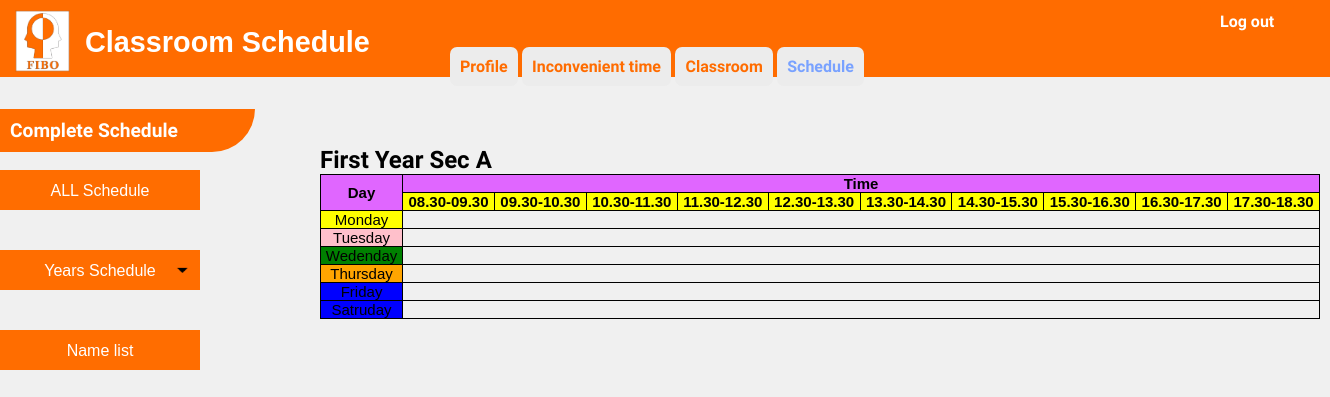
Page /user4-3.php on the earlier database version.
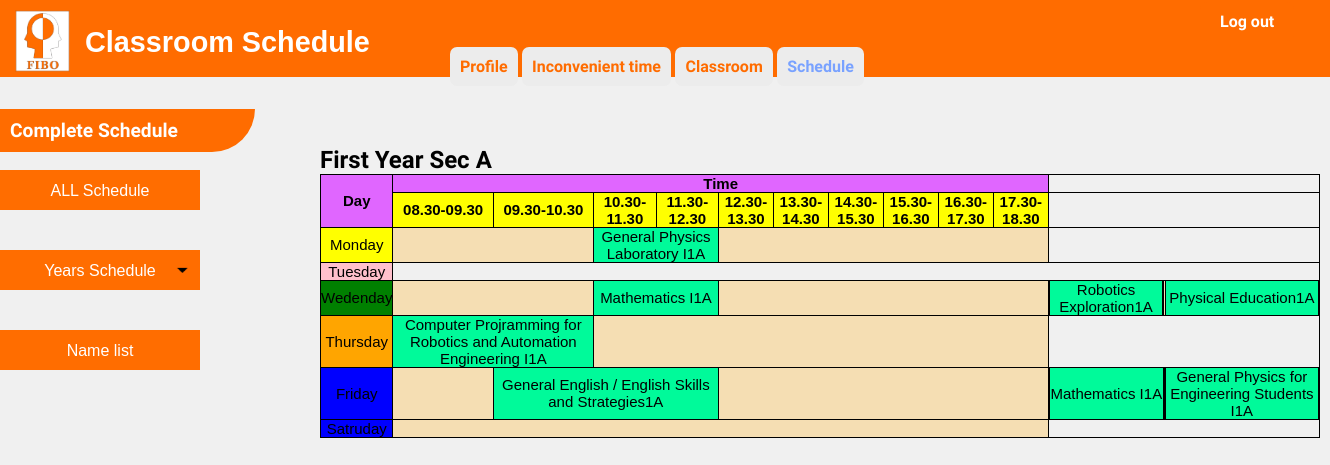
Same page on the later database version.
### tables this page shows
CREATE TABLE `table_subject_description_output` (
  `No` int(100) NOT NULL,
  `subject_level` varchar(100) NOT NULL,
  `subject_code` varchar(100) NOT NULL,
  `subject_name` varchar(100) NOT NULL,
  `subject_hour_per_week` varchar(100) NOT NULL,
  `subject_hour_per_day` varchar(100) NOT NULL,
  `subject_sec` varchar(100) NOT NULL,
  `Day` varchar(100) NOT NULL,
  `start_time` varchar(100) NOT NULL
);

### user4-3.php (the view, shortened to what the changed rows need)
<?php
      require 'dbconfig/config.php';
?>
<!DOCTYPE html>
<html lang="en">
  <head>
    <link rel="stylesheet" type="text/css" href="css/admin7-1.css">
    <link rel="stylesheet" type="text/css" href="css/admin7-2.css">
  </head>
  <body onload="displaytable()">
        <div  style="margin-top: -300px; margin-left: 320px" class="show">
        <h1>First Year Sec A</h1>
        <table>
            <tr class="head">
                <th rowspan="2">
                    Day
                </th>
                <th colspan="10">
                    Time
                </th>
            </tr>
            <tr  class="head-time">
                <th>
                    08.30-09.30
                </th>
                <th>
                    09.30-10.30
                </th>
                <th>
                    10.30-11.30
                </th>
                <th>
                    11.30-12.30
                </th>
                <th>
                    12.30-13.30
                </th>
                <th>
                    13.30-14.30
                </th>
                <th>
                    14.30-15.30
                </th>
                <th>
                    15.30-16.30
                </th>
                <th>
                    16.30-17.30
                </th>
                <th>
                    17.30-18.30
                </th>
            </tr>
            <tr  ><td rowspan='1'; style='background-color: yellow'>Monday</td>
                    <?php
                        $sql = "SELECT * FROM table_subject_description_output";
                        $smyData = mysqli_query($con, $sql);
                        while($row = mysqli_fetch_array($smyData)) {
                            $hour = (int)$row['subject_hour_per_day'];
                            $time = (int)$row['start_time'];
                            if($row['Day'] == "0"){
                                if($time > 0 && $time < 99) {
                                        echo "<td style='background-color: wheat;' colspan='$time'></td>";
                                        echo "<td style='background-color: #00FA9A' colspan='$hour'>" . $row['subject_name'] .$row['subject_level'].$row['subject_sec']. "</td>";
                                        echo "<td style='background-color: wheat;' colspan='10-$time'></td>";
                                    }
                                }
                            }
                                ?>
                </tr>
                <tr>
                    <td rowspan='1'; style='background-color: green' >Wedenday</td>
                    <?php
                        $sql = "SELECT * FROM table_subject_description_output";
                        $smyData = mysqli_query($con, $sql);
                        while($row = mysqli_fetch_array($smyData)) {
                            $hour = (int)$row['subject_hour_per_day'];
                            $time = (int)$row['start_time'];
                            if($row['Day'] == "2"){
                                if($time > 0 && $time < 99) {
                                        echo "<td style='background-color: wheat;' colspan='$time'></td>";
                                        echo "<td style='background-color: #00FA9A' colspan='$hour'>" . $row['subject_name'] .$row['subject_level'].$row['subject_sec']. "</td>";
                                        echo "<td style='background-color: wheat;' colspan='10-$time'></td>";
                                    }
                                }
                                }
                                ?>
                </tr>
                <tr>
                    <td rowspan='1'; style='background-color: orange' >Thursday</td>
                    <?php
                        $sql = "SELECT * FROM table_subject_description_output";
                        $smyData = mysqli_query($con, $sql);
                        while($row = mysqli_fetch_array($smyData)) {
                            $hour = (int)$row['subject_hour_per_day'];
                            $time = (int)$row['start_time'];
                            if($row['Day'] == "3"){
                                if($time > 0 && $time < 99) {
                                        echo "<td style='background-color: wheat;' colspan='$time'></td>";
                                        echo "<td style='background-color: #00FA9A' colspan='$hour'>" . $row['subject_name'] .$row['subject_level'].$row['subject_sec']. "</td>";
                                        echo "<td style='background-color: wheat;' colspan='10-$time'></td>";
                                    }
                                    else if($time == 0) {
                                        echo "<td style='background-color: #00FA9A' colspan='$hour'>" . $row['subject_name'] .$row['subject_level'].$row['subject_sec']. "</td>";
                                        echo "<td style='background-color: wheat;' colspan='10-$time'></td>";
                                    }
                                    else if($time == 99) {
                                        echo "<td style='background-color: wheat;' colspan='10'></td>";
                                    }
                                }
                            }
                                ?>
            </tr>
            <tr>
                <td rowspan='1'; style='background-color: blue' > Friday</td>
                <?php
                        $sql = "SELECT * FROM table_subject_description_output";
                        $smyData = mysqli_query($con, $sql);
                        while($row = mysqli_fetch_array($smyData)) {
                            $hour = (int)$row['subject_hour_per_day'];
                            $time = (int)$row['start_time'];
                            if($row['Day'] == "4"){
                                if($time > 0 && $time < 99) {
                                        echo "<td style='background-color: wheat;' colspan='$time'></td>";
                                        echo "<td style='background-color: #00FA9A' colspan='$hour'>" . $row['subject_name'] .$row['subject_level'].$row['subject_sec']. "</td>";
                                        echo "<td style='background-color: wheat;' colspan='10-$time'></td>";
                                    }
                                }
                            }
                                ?>
            </tr>
            <tr>
                <td rowspan='1'; style='background-color: blue' >Satruday</td>
                <?php
                        $sql = "SELECT * FROM table_subject_description_output";
                        $smyData = mysqli_query($con, $sql);
                        while($row = mysqli_fetch_array($smyData)) {
                            $hour = (int)$row['subject_hour_per_day'];
                            $time = (int)$row['start_time'];
                            if($row['Day'] == "5"){
                                if($time > 0 && $time < 99) {
                                        echo "<td style='background-color: wheat;' colspan='$time'></td>";
                                        echo "<td style='background-color: #00FA9A' colspan='$hour'>" . $row['subject_name'] .$row['subject_level'].$row['subject_sec']. "</td>";
                                        echo "<td style='background-color: wheat;' colspan='10-$time'></td>";
                                    }
                                    else if($time == 0) {
                                        echo "<td style='background-color: #00FA9A' colspan='$hour'>" . $row['subject_name'] .$row['subject_level'].$row['subject_sec']. "</td>";
                                        echo "<td style='background-color: wheat;' colspan='10-$time'></td>";
                                    }
                                    else if($time == 99) {
                                        echo "<td style='background-color: wheat;' colspan='10'></td>";
                                    }
                                }
                            }
                                ?>
                </tr>
           </table>
           </body>

Differences in the rows shown:
now on this page (row edited): table_subject_description_output: subject_name "General Physics Laboratory I", subject_level "1", subject_sec "A", shown under "First Year Sec A"
now on this page (row edited): table_subject_description_output: subject_name "Mathematics I", subject_level "1", subject_sec "A"
now on this page (row edited): table_subject_description_output: subject_name "Robotics Exploration", subject_level "1", subject_sec "A"
now on this page (row edited): table_subject_description_output: subject_name "Physical Education", subject_level "1", subject_sec "A"
now on this page (row edited): table_subject_description_output: subject_name "Computer Projramming for Robotics and Automation Engineering I", subject_level "1", subject_sec "A"
now on this page (row edited): table_subject_description_output: subject_name "General English / English Skills and Strategies", subject_level "1", subject_sec "A"
now on this page (row edited): table_subject_description_output: subject_name "Mathematics I", subject_level "1", subject_sec "A"
now on this page (row edited): table_subject_description_output: subject_name "General Physics for Engineering Students I", subject_level "1", subject_sec "A"
now on this page (row edited): table_subject_description_output: Day "5" (drawn)
